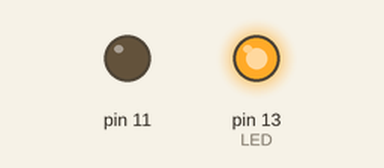
Simulated run of this sketch. Board: Arduino Uno, built with avr-gcc and run on an emulated ATmega328P. On the bench: output pins drawn as LEDs (lit = HIGH).

Above: at 0.15 s.
At 1.05 s:
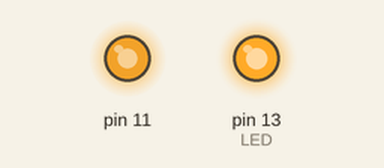
Timing chart, 0 to 1.0 s (numbered marks = the images above):
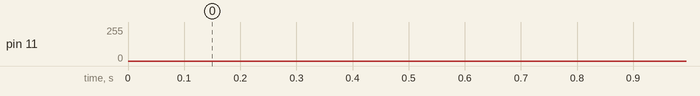

The sketch:

ArduPSK31_TX.ino
```cpp
// AFSK out is pin 11

#define TX  // TX or RX firmware
#define LED 13
#define BAUDRATE 115200

unsigned long time,lasttime;

void setup()
{
  pinMode (LED, OUTPUT);
  SerialOpen(BAUDRATE);
  initPsk();
  digitalWrite(LED, 1);
  time = millis();
  lasttime = time;
}

uint8_t c;

void loop()
{
  time = millis();
  if (time - lasttime >= 3000) // 31 baud max
  {
    // send data over modem
    lasttime = time;
    writePSK(' ');
    writePSK('0');
    writePSK('1');
    writePSK('2');
    writePSK('a');
    writePSK('b');
    writePSK('c');
  }
}
```

Psk.ino
```cpp
#include "Varicode.h"

// out pin 11
// in pin A3

#define PSK_BUFFER_SIZE 64
volatile uint8_t inBufPt;
volatile uint8_t outBufPt;
volatile uint16_t serialPSKBuffer[PSK_BUFFER_SIZE];

// 8khz sampling , 64khz / 4
// 8000 / 256 = 31,25 baud

//  8 samples/cycle, 8000/ 8 = 1000hz, 1000/31.25 = 32 cycles per bit
// 16 samples/cycle, 8000/16 =  500hz,  500/31.25 = 16 cycles per bit

#define mysinlen 16
#define myamplen 4*16
#define mysymblen 16*16

static const int8_t sin_table[mysinlen] =
{
  0, 47, 88, 115, 125, 115, 88, 47, 0, -47, -88, -115, -125, -115, -88, -47,
};
static const int8_t amp_table[myamplen] =
{
   125, 124, 124, 123, 122, 121, 119, 117, 115, 112, 110, 107, 103, 100, 96, 92,
   88, 83, 79, 74, 69, 64, 58, 53, 47, 42, 36, 30, 24, 18, 12, 6,
   0, -6, -12, -18, -24, -30, -36, -42, -47, -53, -58, -64, -69, -74, -79, -83,
   -88, -92, -96, -100, -103, -107, -110, -112, -115, -117, -119, -121, -122, -123, -124, -124,
};

void initPsk()
{
  // DA part
  pinMode(11,OUTPUT);    // 11 or 3 = output
  OCR2A = 128;
  TCCR2B =  (1<<CS20);   //run at 64khz
  TCCR2A = _BV(COM2A1) | _BV(WGM20)| _BV(WGM21); // connect pin 11 to timer 2 channel A
  TIMSK2 |= (1<<TOIE2);  // enable tim2 interrupt
  sei();                   // set interrupt flag
}

// DA part

boolean is_change = true;
boolean is_invert = false;
uint8_t phase = 0;
uint8_t oddcycle = 0;
uint8_t bitct = 0;
volatile uint16_t data;


ISR(TIMER2_OVF_vect) // this runs at 64khz
{
  if (oddcycle < 7) oddcycle++; // runs 8khz
  else
  {
    int8_t sinval = sin_table[phase%mysinlen];
    oddcycle = 0;

    if (is_change)
    {
      int16_t resval = amp_table[phase>>2];
      if (is_invert) OCR2A = 127 + ((sinval * resval) >> 7);
      else           OCR2A = 127 - ((sinval * resval) >> 7);
    }
    else
    {
      if (is_invert) OCR2A = 127 + sinval;
      else           OCR2A = 127 - sinval;
    }

    phase++;
    if (phase == 0)
    //if (phase >= mysymblen)
    {
      //phase = 0;
      if (is_change) is_invert = !is_invert;
      if (bitct == 0)
      {
        if ((uint8_t)(inBufPt - outBufPt)%PSK_BUFFER_SIZE > 0)
        {
          uint8_t i;
          outBufPt++;
          if (outBufPt >= PSK_BUFFER_SIZE) outBufPt = 0;
          data = serialPSKBuffer[outBufPt];
          for (i=0;i<16;i++)
            if ((data & (1<<i)) != 0) bitct = i;
          bitct+=3;
        }
        else is_change = true;
      }
      // bitcounter 1..16 data / 0 idle
      if (bitct > 0) // databit
      {
        bitct--;
        is_change = !(data & (1<<bitct));
      }
    }
  }
}

void writePSK(uint8_t ch)
{
  uint8_t t = inBufPt;
  if (++t >= PSK_BUFFER_SIZE) t = 0;
  serialPSKBuffer[t] = ascii_to_psk[ch - 0x20];
  inBufPt = t;
}
```

Serial.ino
```cpp
#define RX_BUFFER_SIZE 64
#define TX_BUFFER_SIZE 64

static volatile uint8_t serialHeadRX,serialTailRX;
static uint8_t serialBufferRX[RX_BUFFER_SIZE];
static volatile uint8_t serialHeadTX,serialTailTX;
static uint8_t serialBufferTX[TX_BUFFER_SIZE];

void serialize8(uint8_t a)
{
  uint8_t t = serialHeadTX;
  if (++t >= TX_BUFFER_SIZE) t = 0;
  serialBufferTX[t] = a;
  serialHeadTX = t;
}

ISR(USART_UDRE_vect)
{  // Serial 0 on a PROMINI
  uint8_t t = serialTailTX;
  if (serialHeadTX != t) {
    if (++t >= TX_BUFFER_SIZE) t = 0;
    UDR0 = serialBufferTX[t];  // Transmit next byte in the ring
    serialTailTX = t;
  }
  if (t == serialHeadTX) UCSR0B &= ~(1<<UDRIE0); // Check if all data is transmitted . if yes disable transmitter UDRE interrupt
}

void UartSendData()
{
  UCSR0B |= (1<<UDRIE0);
}

static void inline SerialOpen(uint32_t baud)
{
  uint8_t h = ((F_CPU  / 4 / baud -1) / 2) >> 8;
  uint8_t l = ((F_CPU  / 4 / baud -1) / 2);
  UCSR0A  = (1<<U2X0); UBRR0H = h; UBRR0L = l; UCSR0B |= (1<<RXEN0)|(1<<TXEN0)|(1<<RXCIE0);
}

static void inline SerialEnd(uint8_t port)
{
  UCSR0B &= ~((1<<RXEN0)|(1<<TXEN0)|(1<<RXCIE0)|(1<<UDRIE0));
}

static void inline store_uart_in_buf(uint8_t data)
{

  uint8_t h = serialHeadRX;
  if (++h >= RX_BUFFER_SIZE) h = 0;
  if (h == serialTailRX) return; // we did not bite our own tail?
  serialBufferRX[serialHeadRX] = data;
  serialHeadRX = h;
}

ISR(USART_RX_vect)  { store_uart_in_buf(UDR0); }

uint8_t SerialRead()
{
  uint8_t t = serialTailRX;
  uint8_t c = serialBufferRX[t];
  if (serialHeadRX != t) {
    if (++t >= RX_BUFFER_SIZE) t = 0;
    serialTailRX = t;
  }
  return c;
}

uint8_t SerialAvailable()
{
  return ((uint8_t)(serialHeadRX - serialTailRX))%RX_BUFFER_SIZE;
}

void SerialWrite(uint8_t c)
{
  serialize8(c);UartSendData();
}

//------------------------------------------------
```

Varicode.h
```cpp
uint16_t ascii_to_psk[96] =
{
  0b1,         //SP
  0b111111111,
  0b101011111,
  0b111110101,
  0b111011011,
  0b1011010101,
  0b1010111011,
  0b101111111,
  0b11111011,
  0b11110111,
  0b101101111,
  0b111011111,
  0b1110101,
  0b110101,
  0b1010111,   // 0
  0b110101111,
  0b10110111,
  0b10111101,
  0b11101101,
  0b11111111,
  0b101110111,
  0b101011011,
  0b101101011,
  0b110101101,
  0b110101011,
  0b110110111,
  0b11110101,
  0b110111101,
  0b111101101,
  0b1010101,
  0b111010111,
  0b1010101111,
  0b1010111101,
  0b1111101,
  0b11101011,
  0b10101101,
  0b10110101,
  0b1110111,
  0b11011011,
  0b11111101,
  0b101010101,
  0b1111111,
  0b111111101,
  0b101111101,
  0b11010111,
  0b10111011,
  0b11011101,
  0b10101011,
  0b11010101,
  0b111011101,
  0b10101111,
  0b1101111,
  0b1101101,
  0b101010111,
  0b110110101,
  0b101011101,
  0b101110101,
  0b101111011,
  0b1010101101,
  0b111110111,
  0b111101111,
  0b111111011,
  0b1010111111,
  0b101101101,
  0b1011011111,
  0b1011,
  0b1011111,
  0b101111,
  0b101101,
  0b11,
  0b111101,
  0b1011011,
  0b101011,
  0b1101,
  0b111101011,
  0b10111111,
  0b11011,
  0b111011,
  0b1111,
  0b111,
  0b111111,
  0b110111111,
  0b10101,
  0b10111,
  0b101,
  0b110111,
  0b1111011,
  0b1101011,
  0b11011111,
  0b1011101,
  0b111010101,
  0b1010110111,
  0b110111011,
  0b1010110101,
  0b1011010111,
  0b1110110101,
};
```
